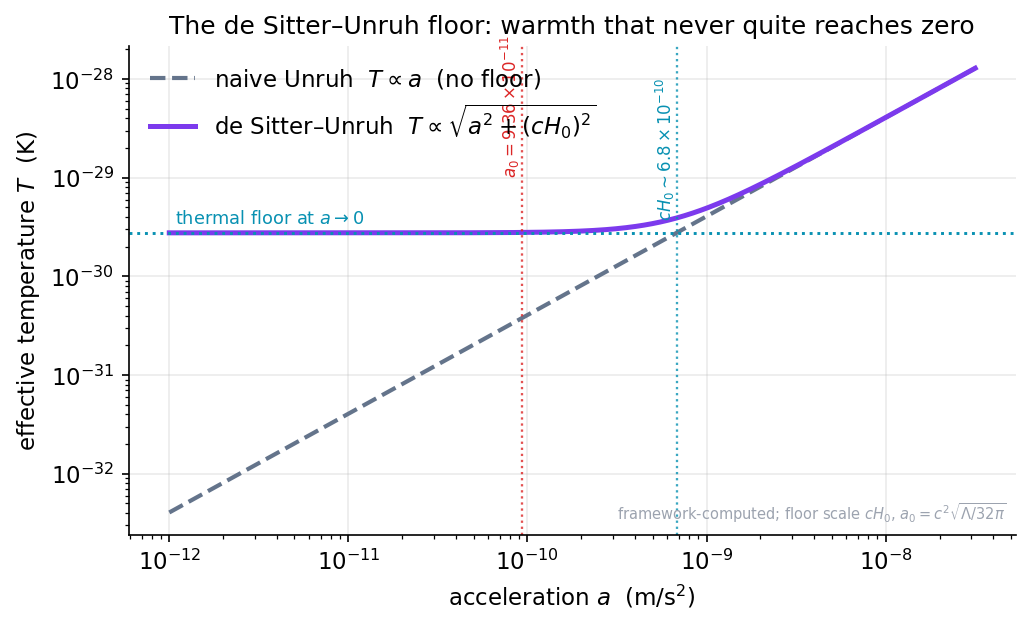

The script that saved this image:
import numpy as np, matplotlib
matplotlib.use("Agg")
import matplotlib.pyplot as plt
plt.rcParams.update({"figure.dpi":150,"savefig.dpi":150,"font.size":11,
    "axes.grid":True,"grid.alpha":0.25,"axes.spines.top":False,"axes.spines.right":False,
    "axes.titlesize":12,"figure.facecolor":"white","axes.facecolor":"white"})
C_FW="#7c3aed"; C_NEWTON="#64748b"; C_MOND="#0891b2"; C_DATA="#dc2626"

c    = 2.998e8
kB   = 1.380649e-23
hbar = 1.054571817e-34
H0   = 70*1000/3.086e22     # s^-1
cH   = c*H0                 # ~6.8e-10 m/s^2, the de Sitter-Unruh floor scale
a0   = 9.36e-11             # framework a0 = c^2 sqrt(Lambda/32 pi)

# naive flat-space Unruh: T proportional to a (vanishes at a=0)
def T_naive(a): return hbar*a/(2*np.pi*c*kB)
# de Sitter-Unruh effective temperature (Deser-Levin): floor at a=0
def T_eff(a):   return hbar*np.sqrt(a**2 + cH**2)/(2*np.pi*c*kB)

a = np.logspace(-12, -7.5, 400)
fig, ax = plt.subplots(figsize=(7,4.3))
ax.plot(a, T_naive(a), color=C_NEWTON, lw=2.0, ls="--",
        label=r"naive Unruh  $T\propto a$  (no floor)")
ax.plot(a, T_eff(a),  color=C_FW,     lw=2.4,
        label=r"de Sitter–Unruh  $T\propto\sqrt{a^2+(cH_0)^2}$")
ax.set_xscale("log"); ax.set_yscale("log")

# the floor
Tfloor = hbar*cH/(2*np.pi*c*kB)
ax.axhline(Tfloor, color=C_MOND, ls=":", lw=1.4)
ax.text(a[3], Tfloor*1.25, r"thermal floor at $a\to0$", fontsize=8.5, color=C_MOND)

# mark the two acceleration scales
for av, lab, col, dy in [(a0, r"$a_0=9.36\times10^{-11}$", C_DATA, 1.5),
                          (cH, r"$cH_0\sim6.8\times10^{-10}$", C_MOND, 0.55)]:
    ax.axvline(av, color=col, ls=":", lw=1.1, alpha=0.8)
    ax.text(av, Tfloor*dy*2.4, lab, rotation=90, fontsize=8, color=col,
            ha="right", va="bottom")

ax.set_xlabel(r"acceleration $a$  (m/s$^2$)")
ax.set_ylabel(r"effective temperature $T$  (K)")
ax.set_title("The de Sitter–Unruh floor: warmth that never quite reaches zero")
ax.legend(frameon=False, loc="upper left")
ax.text(0.99,0.02,"framework-computed; floor scale $cH_0$, $a_0=c^2\\sqrt{\\Lambda/32\\pi}$",
        transform=ax.transAxes, ha="right", va="bottom", fontsize=7, color="#9ca3af")
fig.tight_layout(); fig.savefig("ch14_desitter_temperature_floor.png", bbox_inches="tight"); print("ok")
